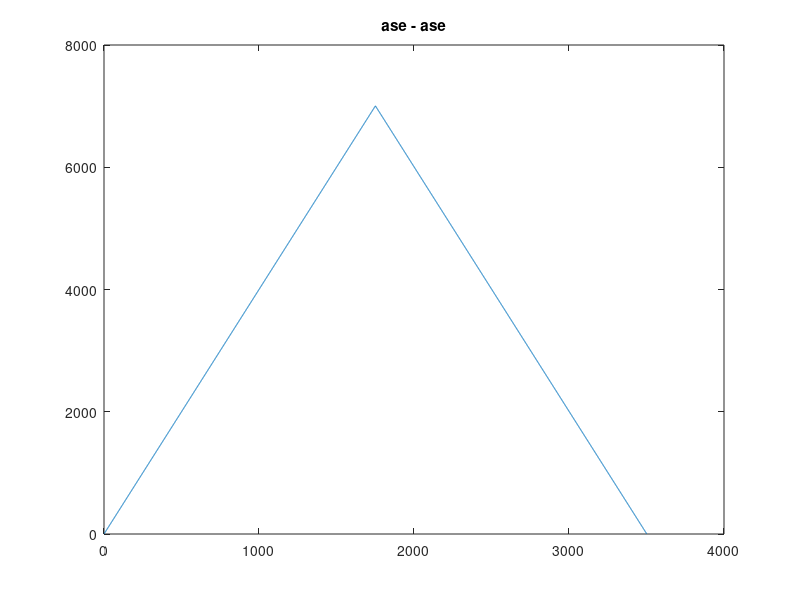
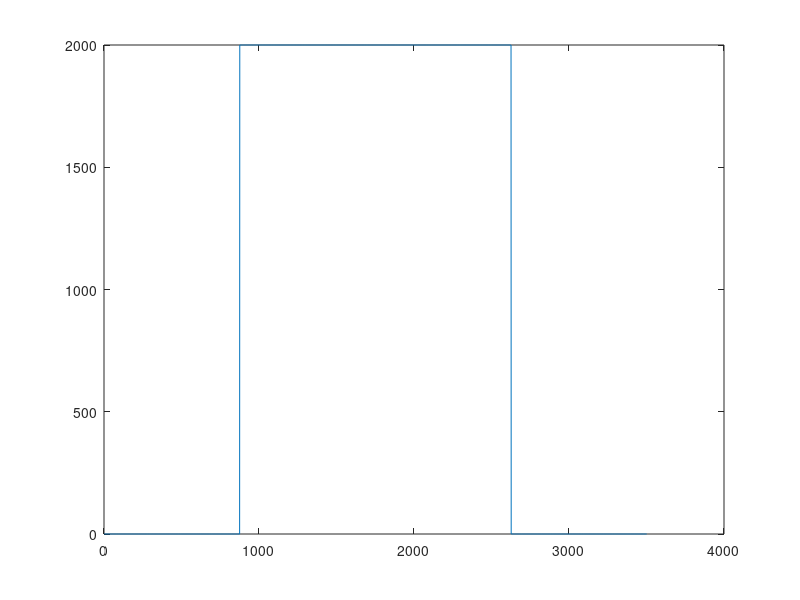

The MATLAB script that drew these images, in order:
deltaN = 0.0175;
deltaFo = 0.0175; 
f = 229;
step = 0.00001;
B = [f-deltaN/2:step:f+deltaN/2];
P1 = 1000;
PN = 2;
noise_fun = @(x) PN*ones(1, length(x));

signal = zeros(1, length(B));
signal(int32(length(B)/2)) = P1;
noise = noise_fun(B);

%noisySignal = signal + noise;
%semilogy(B, noisySignal, '*'); 
asease = conv(noise, noise);
figure(1);
plot(asease);
title('ase - ase');
signalase1 = conv(signal, noise);
figure(2);
title('signal(1) - ase');
plot(signalase1)